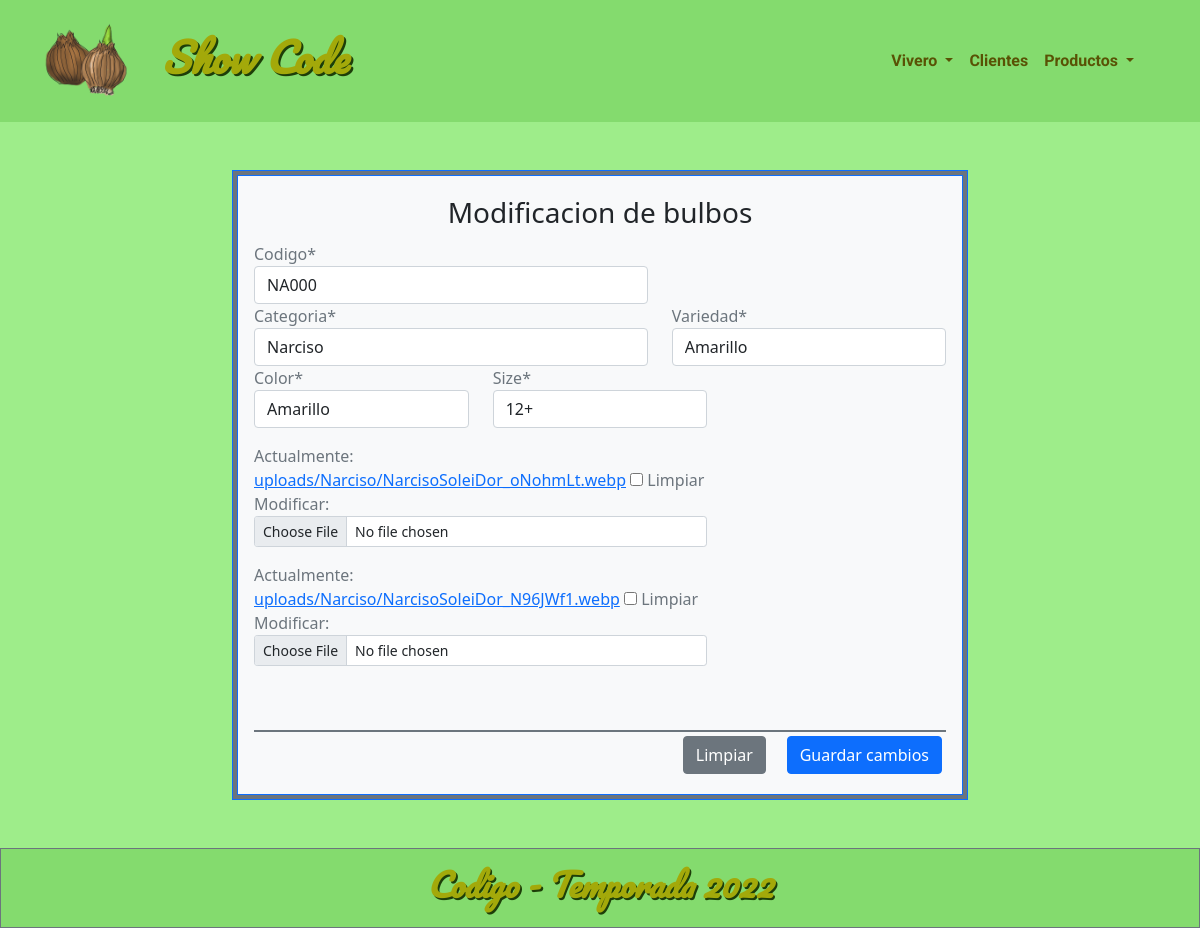
Page /mod_bulbo/2/ on the committed database.
### appProduct/models.py (models this page shows, shortened)
class Bulbo(models.Model):
    codigo=CharField(max_length=10, unique=True)
    categoria=models.ForeignKey(Categoria, related_name='bulbos', on_delete=models.CASCADE)
    variedad=CharField(max_length=12)
    color=models.ForeignKey('color', on_delete=models.DO_NOTHING)
    size=CharField(max_length=10)
    creado_en=models.DateField(auto_now_add=True)
    modificado_en=models.DateField(auto_now=True)
    image = models.ImageField(upload_to=upload_to,blank=True, null=True)
    thumbnail = models.ImageField(upload_to=upload_to,blank=True, null=True)
    @property
    def bulbo(self):
        return "%s %s %s %s"%(self.categoria, self.variedad, self.color, self.size)
    class Meta():
        ordering = ['categoria', 'variedad', 'color', 'size']
        constraints = [models.UniqueConstraint(fields=['categoria', 'variedad', 'color', 'size'], name='articulo')]
        indexes = [
            models.Index(fields=['codigo']),
            models.Index(fields=['categoria', 'variedad', 'color', 'size'], name='bulbo'),]

class Categoria(models.Model):
        categoria=models.CharField(max_length=25, unique=True)
        slug = models.SlugField(max_length=255)
        orden = models.IntegerField(default=0)
        def __str__(self):
            return self.categoria
        class Meta():
            ordering = ['categoria']

class Color(models.Model):
        color=models.CharField(max_length=20, unique=True)
        def __str__(self):
            return self.color
        class Meta():
            ordering = ['color']

### appProduct/views.py (the view, shortened to what this page needs)
# urls.py: path('mod_bulbo/<id>/', views.mod_bulbo, name='mod_bulbo'),
def mod_bulbo(request, id):
    ibulbo=get_object_or_404(Bulbo, id=id)
    data = {'form' : BulboForm(instance=ibulbo)}
    return render(request, 'appProduct/mnt_bulbo/mod_bulbo.html', data)

### appProduct/forms.py
class BulboForm(forms.ModelForm):
    class Meta:
        model= Bulbo
        fields= '__all__'
        widgets = {
            'image': forms.ClearableFileInput(attrs={'class': 'form-control form-control-sm mb-3',
                                                        }),
            'thumbnail': forms.ClearableFileInput(attrs={'class': 'form-control form-control-sm mb-3',
                                                        }),
        }
    def __init__(self, *args, **kwargs):
        super(BulboForm, self).__init__(*args, **kwargs)

### appProduct/context_processors.py (called while the page is built)
def menu_categorias(request):
    categorias  = Categoria.objects.all()
    return {'menu_categorias': categorias}

### templates/appProduct/mnt_bulbo/mod_bulbo.html (shortened to what this page needs)
{% extends '../../base.html' %}
{% block content %}
{% load crispy_forms_tags %}
<div class="container text-secondary fw-md-bolder mt-md-5 mb-md-5 mt-sm-1 mb-sm-1">
<div class="row p-sm-0 p-md-0">
    <div class="col-8 offset-2">
        <div class="d-flex justify-content-center border border-primary bg-secondary">
            <div class="card-body d-flex flex-column justify-content-center m-1 pt-3 border border-primary bg-light">
                <h3 class="text-dark mt-1 text-center">Modificacion de bulbos</h3>
                <form action="" class="d-flex flex-column justify-content-around mt-1"
                    method="post" enctype="multipart/form-data">
                    <div class="row">
                        <div class="col-7">{{ form.codigo | as_crispy_field }}</div>
                        <div class="col-7">{{ form.categoria | as_crispy_field }}</div>
                        <div class="col-5"> {{ form.variedad | as_crispy_field }}</div>
                    </div>
                    <div class="row">
                                     <div class="col-4">{{ form.color | as_crispy_field }}</div>
                                     <div class="col-4"> {{ form.size | as_crispy_field }}</div>
                    </div>
                        <div class="row mt-3">
                             <div class="col-8">{{ form.image }}</div>
                        </div>
                        <div class="row">
                            <div class="col-8">{{ form.thumbnail }}</div>
                       </div>
                    <div class="d-flex border-top border-2 border-secondary p-1 justify-content-md-end mt-5">
                         <input type="reset" value="Limpiar" class="btn btn-secondary mb-0 ">
                         <button type="submit" id="btnEnviar" class="btn btn-primary mb-0">Guardar cambios</button>
                    </div>
                </form>
            </div>
        </div>
    </div>
</div>
</div>
{% endblock %}

### static/css/mystyle.css (style rules this page uses)
body { background-color: hwb(108 54% 7%); }

### rows in the picture
Bulbo: codigo "NA000", variedad "Amarillo", size "12+"
Categoria: categoria "Narciso"
Color: color "Amarillo"
